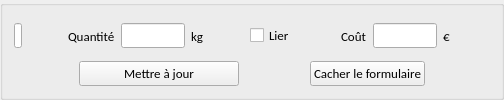
      <widget class="QGroupBox" name="groupBoxImport_2">
       <property name="font">
        <font>
         <family>Carlito</family>
         <pointsize>10</pointsize>
         <bold>false</bold>
        </font>
       </property>
       <property name="styleSheet">
        <string notr="true"/>
       </property>
       <property name="title">
        <string/>
       </property>
       <layout class="QVBoxLayout" name="verticalLayout_4">
        <item>
         <layout class="QHBoxLayout" name="horizontalLayout_12">
          <item>
           <widget class="QLineEdit" name="idEdit_2">
            <property name="minimumSize">
             <size>
              <width>8</width>
              <height>0</height>
             </size>
            </property>
            <property name="maximumSize">
             <size>
              <width>8</width>
              <height>16777215</height>
             </size>
            </property>
            <property name="font">
             <font>
              <family>Carlito</family>
              <pointsize>10</pointsize>
              <bold>false</bold>
             </font>
            </property>
           </widget>
          </item>
          <item>
           <spacer name="horizontalSpacer_20">
            <property name="font">
             <font>
              <family>Carlito</family>
              <pointsize>10</pointsize>
              <bold>false</bold>
             </font>
            </property>
            <property name="orientation">
             <enum>Qt::Horizontal</enum>
            </property>
            <property name="sizeHint" stdset="0">
             <size>
              <width>40</width>
              <height>20</height>
             </size>
            </property>
           </spacer>
          </item>
          <item>
           <layout class="QHBoxLayout" name="horizontalLayout_13">
            <item>
             <widget class="QLabel" name="invQuantityLabel">
              <property name="font">
               <font>
                <family>Carlito</family>
                <pointsize>10</pointsize>
                <bold>false</bold>
               </font>
              </property>
              <property name="text">
               <string>Quantité</string>
              </property>
             </widget>
            </item>
            <item>
             <widget class="QLineEdit" name="invQuantityEdit">
              <property name="maximumSize">
               <size>
                <width>64</width>
                <height>16777215</height>
               </size>
              </property>
              <property name="font">
               <font>
                <family>Carlito</family>
                <pointsize>10</pointsize>
                <bold>false</bold>
               </font>
              </property>
              <property name="toolTip">
               <string>Entre 0 et 999</string>
              </property>
             </widget>
            </item>
            <item>
             <widget class="QLabel" name="invQuantityUnitLabel">
              <property name="font">
               <font>
                <family>Carlito</family>
                <pointsize>10</pointsize>
                <bold>false</bold>
               </font>
              </property>
              <property name="text">
               <string>kg</string>
              </property>
             </widget>
            </item>
           </layout>
          </item>
          <item>
           <spacer name="horizontalSpacer_21">
            <property name="font">
             <font>
              <family>Carlito</family>
              <pointsize>10</pointsize>
              <bold>false</bold>
             </font>
            </property>
            <property name="orientation">
             <enum>Qt::Horizontal</enum>
            </property>
            <property name="sizeType">
             <enum>QSizePolicy::Minimum</enum>
            </property>
            <property name="sizeHint" stdset="0">
             <size>
              <width>40</width>
              <height>20</height>
             </size>
            </property>
           </spacer>
          </item>
          <item>
           <widget class="QCheckBox" name="checkBox">
            <property name="minimumSize">
             <size>
              <width>0</width>
              <height>0</height>
             </size>
            </property>
            <property name="font">
             <font>
              <family>Carlito</family>
              <pointsize>10</pointsize>
              <bold>false</bold>
             </font>
            </property>
            <property name="text">
             <string>Lier</string>
            </property>
           </widget>
          </item>
          <item>
           <spacer name="horizontalSpacer_26">
            <property name="font">
             <font>
              <family>Carlito</family>
              <pointsize>10</pointsize>
              <bold>false</bold>
             </font>
            </property>
            <property name="orientation">
             <enum>Qt::Horizontal</enum>
            </property>
            <property name="sizeType">
             <enum>QSizePolicy::Minimum</enum>
            </property>
            <property name="sizeHint" stdset="0">
             <size>
              <width>40</width>
              <height>20</height>
             </size>
            </property>
           </spacer>
          </item>
          <item>
           <layout class="QHBoxLayout" name="horizontalLayout_14">
            <item>
             <widget class="QLabel" name="invCostLabel">
              <property name="font">
               <font>
                <family>Carlito</family>
                <pointsize>10</pointsize>
                <bold>false</bold>
               </font>
              </property>
              <property name="text">
               <string>Coût</string>
              </property>
             </widget>
            </item>
            <item>
             <widget class="QLineEdit" name="invCostEdit">
              <property name="maximumSize">
               <size>
                <width>64</width>
                <height>16777215</height>
               </size>
              </property>
              <property name="font">
               <font>
                <family>Carlito</family>
                <pointsize>10</pointsize>
                <bold>false</bold>
               </font>
              </property>
              <property name="toolTip">
               <string>Maximum 499.99 €</string>
              </property>
             </widget>
            </item>
            <item>
             <widget class="QLabel" name="label_cost_unit_2">
              <property name="font">
               <font>
                <family>Carlito</family>
                <pointsize>10</pointsize>
                <bold>false</bold>
               </font>
              </property>
              <property name="text">
               <string>€</string>
              </property>
             </widget>
            </item>
           </layout>
          </item>
          <item>
           <spacer name="horizontalSpacer_22">
            <property name="font">
             <font>
              <family>Carlito</family>
              <pointsize>10</pointsize>
              <bold>false</bold>
             </font>
            </property>
            <property name="orientation">
             <enum>Qt::Horizontal</enum>
            </property>
            <property name="sizeHint" stdset="0">
             <size>
              <width>40</width>
              <height>20</height>
             </size>
            </property>
           </spacer>
          </item>
         </layout>
        </item>
        <item>
         <layout class="QHBoxLayout" name="horizontalLayout_15">
          <item>
           <spacer name="horizontalSpacer_23">
            <property name="font">
             <font>
              <family>Carlito</family>
              <pointsize>10</pointsize>
              <bold>false</bold>
             </font>
            </property>
            <property name="orientation">
             <enum>Qt::Horizontal</enum>
            </property>
            <property name="sizeHint" stdset="0">
             <size>
              <width>40</width>
              <height>20</height>
             </size>
            </property>
           </spacer>
          </item>
          <item>
           <widget class="QPushButton" name="invUpdateButton">
            <property name="sizePolicy">
             <sizepolicy hsizetype="Minimum" vsizetype="Fixed">
              <horstretch>1</horstretch>
              <verstretch>0</verstretch>
             </sizepolicy>
            </property>
            <property name="maximumSize">
             <size>
              <width>160</width>
              <height>16777215</height>
             </size>
            </property>
            <property name="font">
             <font>
              <family>Carlito</family>
              <pointsize>10</pointsize>
              <bold>false</bold>
             </font>
            </property>
            <property name="text">
             <string>Mettre à jour</string>
            </property>
           </widget>
          </item>
          <item>
           <spacer name="horizontalSpacer_24">
            <property name="font">
             <font>
              <family>Carlito</family>
              <pointsize>10</pointsize>
              <bold>false</bold>
             </font>
            </property>
            <property name="orientation">
             <enum>Qt::Horizontal</enum>
            </property>
            <property name="sizeHint" stdset="0">
             <size>
              <width>40</width>
              <height>20</height>
             </size>
            </property>
           </spacer>
          </item>
          <item>
           <widget class="QPushButton" name="invHideImportButton">
            <property name="font">
             <font>
              <family>Carlito</family>
              <pointsize>10</pointsize>
              <bold>false</bold>
             </font>
            </property>
            <property name="text">
             <string>Cacher le formulaire</string>
            </property>
           </widget>
          </item>
          <item>
           <spacer name="horizontalSpacer_25">
            <property name="font">
             <font>
              <family>Carlito</family>
              <pointsize>10</pointsize>
              <bold>false</bold>
             </font>
            </property>
            <property name="orientation">
             <enum>Qt::Horizontal</enum>
            </property>
            <property name="sizeType">
             <enum>QSizePolicy::Expanding</enum>
            </property>
            <property name="sizeHint" stdset="0">
             <size>
              <width>40</width>
              <height>20</height>
             </size>
            </property>
           </spacer>
          </item>
         </layout>
        </item>
       </layout>
      </widget>
